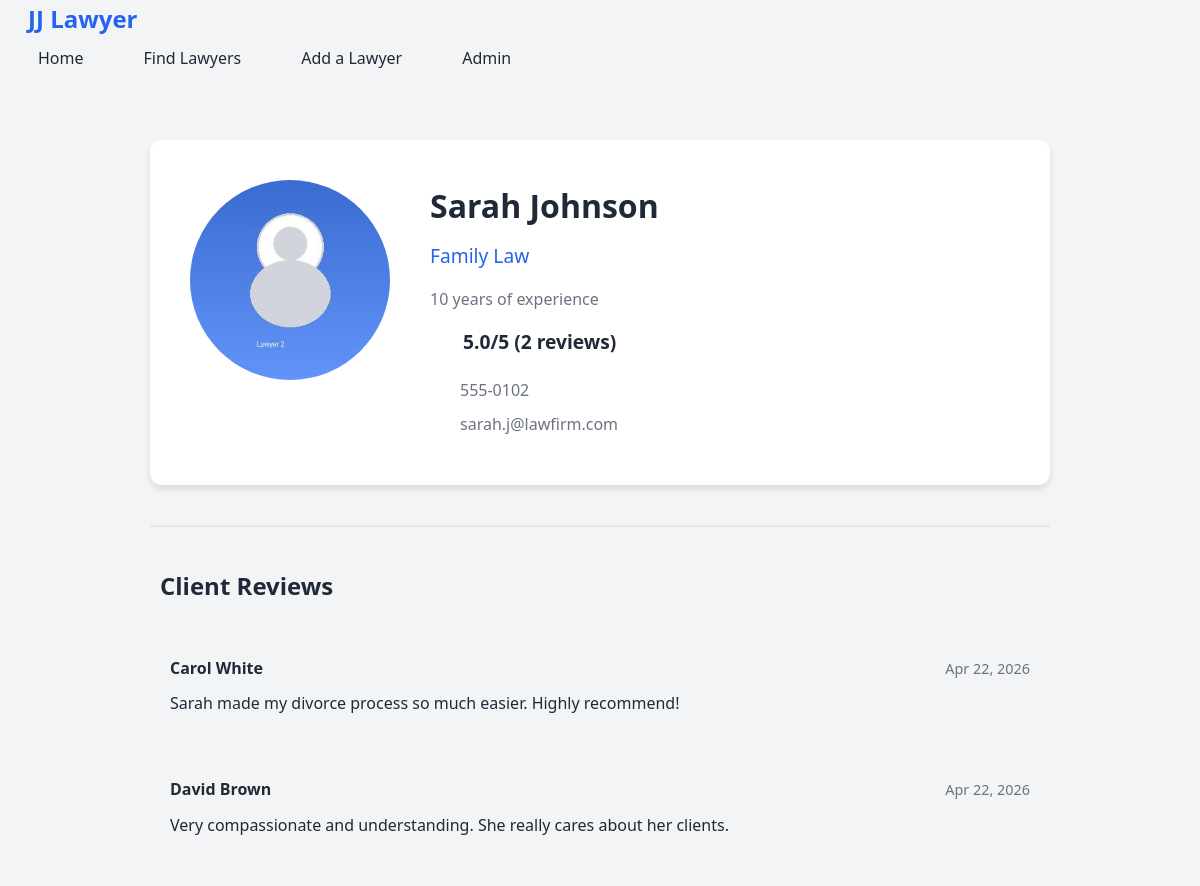
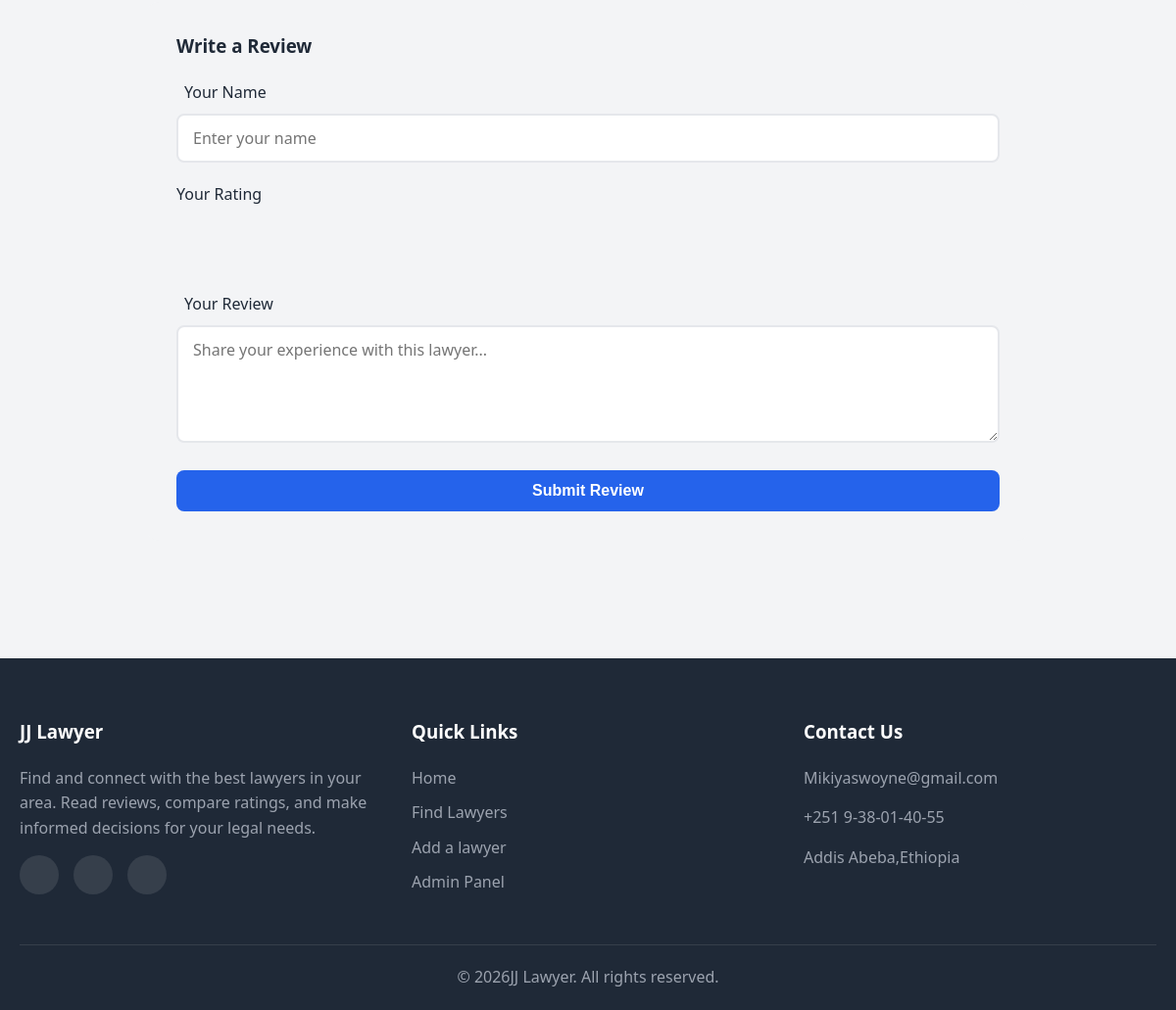
The app's page /lawyer-profile.php?id=2 with its own data (2 pictures, top to bottom).
### tables this page shows
CREATE TABLE IF NOT EXISTS lawyers (
     
    id INT AUTO_INCREMENT PRIMARY KEY,
    
     
    name VARCHAR(255) NOT NULL,
    
     
    photo VARCHAR(255) DEFAULT 'default-avatar.jpg',
    
     
    specialization VARCHAR(100) NOT NULL,
    
     
    experience INT DEFAULT 0,
    
     
    phone VARCHAR(20),
    
     
    email VARCHAR(255),
    
     
    status TINYINT DEFAULT 0,
    
     
    created_at TIMESTAMP DEFAULT CURRENT_TIMESTAMP
);

CREATE TABLE IF NOT EXISTS reviews (
     
    id INT AUTO_INCREMENT PRIMARY KEY,
    
     
     
    lawyer_id INT NOT NULL,
    
     
    user_name VARCHAR(100) NOT NULL,
    
     
    rating INT NOT NULL CHECK (rating >= 1 AND rating <= 5),
    
     
    comment TEXT,
    
     
    created_at TIMESTAMP DEFAULT CURRENT_TIMESTAMP,
    
     
     
    FOREIGN KEY (lawyer_id) REFERENCES lawyers(id) ON DELETE CASCADE
);

### lawyer-profile.php (the view, shortened to what this page needs)
<?php
include 'includes/database.php';
include 'includes/header.php';
$lawyerId = isset($_GET['id']) ? intval($_GET['id']) : 0;
try {
    $sql = "
        SELECT
            l.*,
            COALESCE(AVG(r.rating), 0) as avg_rating,
            COUNT(r.id) as review_count
        FROM lawyers l
        LEFT JOIN reviews r ON l.id = r.lawyer_id
        WHERE l.id = :id AND l.status = 1
        GROUP BY l.id
    ";
    $stmt = $pdo->prepare($sql);
    $stmt->execute(['id' => $lawyerId]);
    $lawyer = $stmt->fetch();
} catch (PDOException $e) {
    echo '<div class="container"><div class="alert alert-error">Error loading profile.</div></div>';
    include 'includes/footer.php';
    exit;
}
try {
    $sql = "
        SELECT * FROM reviews
        WHERE lawyer_id = :lawyer_id
        ORDER BY created_at DESC
    ";
    $stmt = $pdo->prepare($sql);
    $stmt->execute(['lawyer_id' => $lawyerId]);
    $reviews = $stmt->fetchAll();
} catch (PDOException $e) {
    $reviews = [];
}
?>
<section class="section">
    <div class="container">
        <div class="profile-container">
            <div class="profile-header">
                <img
                    src="images/<?php echo htmlspecialchars($lawyer['photo']); ?>"
                    alt="<?php echo htmlspecialchars($lawyer['name']); ?>"
                    class="profile-photo"
                    onerror="this.src='images/default-avatar.jpg'"
                >
                <div class="profile-info">
                    <h1><?php echo htmlspecialchars($lawyer['name']); ?></h1>
                    <p class="specialization">
                        <?php echo htmlspecialchars($lawyer['specialization']); ?>
                    </p>
                    <p class="experience">
                        <?php echo $lawyer['experience']; ?> years of experience
                    </p>
                    <div class="rating" style="margin-bottom: 15px;">
                        <span class="rating-number" style="font-size: 1.2rem;">
                            <?php echo number_format($lawyer['avg_rating'], 1); ?>/5
                            (<?php echo $lawyer['review_count']; ?> reviews)
                        </span>
                    </div>
                    <div class="contact-info">
                        <p>
                            <?php echo htmlspecialchars($lawyer['phone']); ?>
                        </p>
                        <p>
                            <?php echo htmlspecialchars($lawyer['email']); ?>
                        </p>
                    </div>
                </div>
            </div>
            <div class="reviews-section">
                <h2>
                    Client Reviews
                </h2>
                <?php if (count($reviews) > 0): ?>
                    <?php foreach ($reviews as $review): ?>
                        <div class="review">
                            <div class="review-header">
                                <span class="review-author">
                                    <?php echo htmlspecialchars($review['user_name']); ?>
                                </span>
                                <span class="review-date">
                                    <?php echo date('M d, Y', strtotime($review['created_at'])); ?>
                                </span>
                            </div>
                            <p class="review-text">
                                <?php echo nl2br(htmlspecialchars($review['comment'])); ?>
                            </p>
                        </div>
                    <?php endforeach; ?>
                <?php endif; ?>
                <div class="review-form">
                    <h3><i class="fas fa-pen"></i> Write a Review</h3>
                    <form action="submit-review.php" method="POST" class="validate-form">
                        <div class="form-group">
                            <label for="user_name">
                                <i class="fas fa-user"></i> Your Name
                            </label>
                            <input
                                type="text"
                                id="user_name"
                                name="user_name"
                                class="form-control"
                                placeholder="Enter your name"
                                required
                            >
                        </div>
                        <div class="form-group">
                            <label>Your Rating</label>
                            <div class="star-rating-input">
                                <label for="star5"><i class="fas fa-star"></i></label>
                                <label for="star4"><i class="fas fa-star"></i></label>
                                <label for="star3"><i class="fas fa-star"></i></label>
                                <label for="star2"><i class="fas fa-star"></i></label>
                                <label for="star1"><i class="fas fa-star"></i></label>
                            </div>
                        </div>
                        <div class="form-group">
                            <label for="comment">
                                <i class="fas fa-comment"></i> Your Review
                            </label>
                            <textarea
                                id="comment"
                                name="comment"
                                class="form-control"
                                placeholder="Share your experience with this lawyer..."
                                required
                            ></textarea>
                        </div>
                        <button type="submit" class="btn btn-primary btn-block">
                            <i class="fas fa-paper-plane"></i> Submit Review
                        </button>
                    </form>
                </div>
            </div>
        </div>
    </div>
</section>
<?php
include 'includes/footer.php';
?>

### css/style.css (style rules this page uses)
:root { --primary-color: #2563eb; --primary-dark: #1d4ed8; --primary-light: #3b82f6; --secondary-color: #f59e0b; --success-color: #10b981; --danger-color: #ef4444; --warning-color: #f59e0b; --text-dark: #1f2937; --text-light: #6b7280; --text-white: #ffffff; --bg-light: #f3f4f6; --bg-white: #ffffff; --border-color: #e5e7eb; --font-family: 'Segoe UI', Tahoma, Geneva, Verdana, sans-serif; --container-max-width: 1200px; --section-padding: 60px; --card-border-radius: 12px; --btn-border-radius: 8px; --shadow-sm: 0 1px 2px rgba(0, 0, 0, 0.05); --shadow-md: 0 4px 6px rgba(0, 0, 0, 0.1); --shadow-lg: 0 10px 15px rgba(0, 0, 0, 0.1); --shadow-xl: 0 20px 25px rgba(0, 0, 0, 0.15); }
* { margin: 0; padding: 0; box-sizing: border-box; }
img { max-width: 100%; height: auto; display: block; }
.container { max-width: var(--container-max-width); margin: 0 auto; padding: 0 20px; }
.section { padding: var(--section-padding) 0; }
.form-group { margin-bottom: 20px; }
.form-group label { display: block; margin-bottom: 8px; font-weight: 500; color: var(--text-dark); }
.form-control { width: 100%; padding: 12px 15px; border: 2px solid var(--border-color); border-radius: var(--btn-border-radius); font-size: 1rem; font-family: inherit; transition: border-color 0.3s ease; }
textarea.form-control { resize: vertical; min-height: 120px; }
.btn { display: inline-block; padding: 12px 30px; border: none; border-radius: var(--btn-border-radius); font-size: 1rem; font-weight: 600; cursor: pointer; transition: all 0.3s ease; text-align: center; }
.btn-primary { background-color: var(--primary-color); color: var(--text-white); }
.btn-block { display: block; width: 100%; }
.rating { display: flex; align-items: center; gap: 5px; }
.rating .rating-number { margin-left: 8px; font-weight: 600; color: var(--text-dark); }
.star-rating-input { display: flex; flex-direction: row-reverse; justify-content: flex-end; gap: 5px; }
.star-rating-input label { font-size: 2rem; color: #d1d5db; cursor: pointer; transition: color 0.2s ease; }
.reviews-section { margin-top: 40px; padding-top: 40px; border-top: 2px solid var(--border-color); }
.reviews-section h2 { margin-bottom: 30px; display: flex; align-items: center; gap: 10px; }
.review { background-color: var(--bg-light); padding: 20px; border-radius: var(--card-border-radius); margin-bottom: 20px; }
.review-header { display: flex; justify-content: space-between; align-items: center; margin-bottom: 10px; }
.review-author { font-weight: 600; color: var(--text-dark); }
.review-date { color: var(--text-light); font-size: 0.9rem; }
.review-text { color: var(--text-dark); line-height: 1.6; }
.review-form { background-color: var(--bg-light); padding: 30px; border-radius: var(--card-border-radius); margin-top: 30px; }
.review-form h3 { margin-bottom: 20px; }
.profile-container { max-width: 900px; margin: 0 auto; }
.profile-header { background-color: var(--bg-white); border-radius: var(--card-border-radius); padding: 40px; display: flex; gap: 40px; margin-bottom: 30px; box-shadow: var(--shadow-md); }
.profile-photo { width: 200px; height: 200px; border-radius: 50%; object-fit: cover; flex-shrink: 0; }
.profile-info h1 { font-size: 2rem; margin-bottom: 10px; }
.profile-info .specialization { color: var(--primary-color); font-size: 1.2rem; font-weight: 500; margin-bottom: 15px; }
.profile-info .experience { color: var(--text-light); margin-bottom: 15px; }
.profile-info .contact-info { margin-top: 20px; }
.profile-info .contact-info p { margin-bottom: 8px; display: flex; align-items: center; gap: 10px; color: var(--text-light); }

### records on screen
lawyers: photo (picture), name "Sarah Johnson", specialization "Family Law", experience "10", phone "555-0102", email "sarah.j@lawfirm.com"
reviews: user_name "Carol White", created_at "Apr 22, 2026", comment "Sarah made my divorce process so much easier. Highly recommend!"
reviews: user_name "David Brown", created_at "Apr 22, 2026", comment "Very compassionate and understanding. She really cares about her clients."

### other values on screen
$lawyer['avg_rating'] "5.0"
$lawyer['review_count'] "2"
